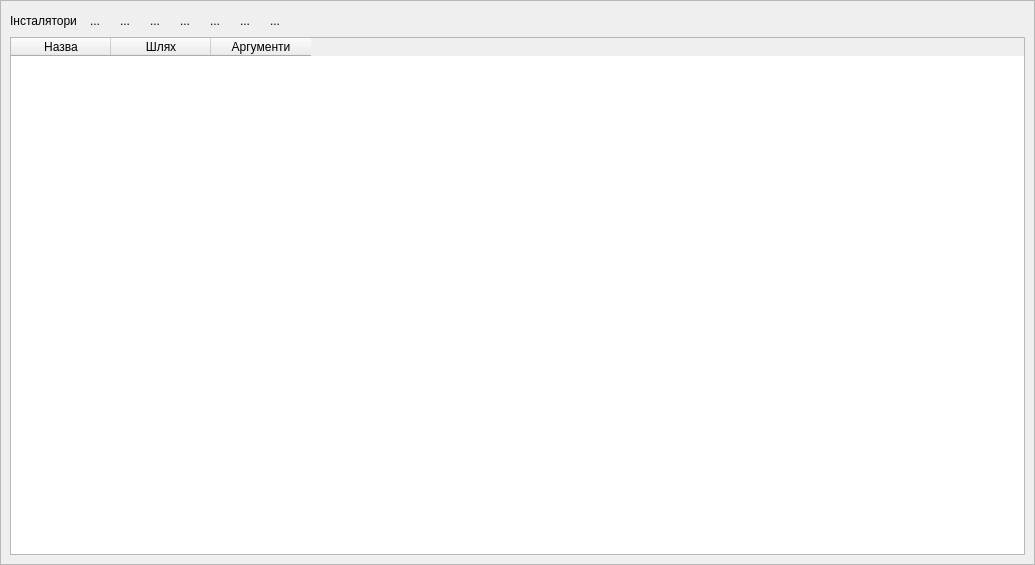
<?xml version="1.0" encoding="UTF-8"?>
<ui version="4.0">
 <class>Form</class>
 <widget class="QWidget" name="Form">
  <property name="geometry">
   <rect>
    <x>0</x>
    <y>0</y>
    <width>1035</width>
    <height>565</height>
   </rect>
  </property>
  <property name="windowTitle">
   <string>Form</string>
  </property>
  <layout class="QGridLayout" name="gridLayout">
   <property name="leftMargin">
    <number>0</number>
   </property>
   <property name="topMargin">
    <number>0</number>
   </property>
   <property name="rightMargin">
    <number>0</number>
   </property>
   <property name="bottomMargin">
    <number>0</number>
   </property>
   <property name="spacing">
    <number>0</number>
   </property>
   <item row="0" column="0">
    <widget class="QScrollArea" name="scrollArea">
     <property name="widgetResizable">
      <bool>true</bool>
     </property>
     <widget class="QWidget" name="scrollAreaWidgetContents">
      <property name="geometry">
       <rect>
        <x>0</x>
        <y>0</y>
        <width>1033</width>
        <height>563</height>
       </rect>
      </property>
      <layout class="QGridLayout" name="gridLayout_2">
       <item row="0" column="0">
        <layout class="QHBoxLayout" name="installerButtonHorizontalLayout">
         <item>
          <widget class="QLabel" name="installerLabel">
           <property name="text">
            <string>Інсталятори</string>
           </property>
           <property name="alignment">
            <set>Qt::AlignCenter</set>
           </property>
          </widget>
         </item>
         <item>
          <widget class="QToolButton" name="addInstallerPushButton">
           <property name="toolTip">
            <string>Додати</string>
           </property>
           <property name="text">
            <string>...</string>
           </property>
           <property name="icon">
            <iconset resource="view.qrc">
             <normaloff>:/images/plus.png</normaloff>:/images/plus.png</iconset>
           </property>
           <property name="iconSize">
            <size>
             <width>27</width>
             <height>27</height>
            </size>
           </property>
           <property name="checkable">
            <bool>false</bool>
           </property>
           <property name="autoRepeat">
            <bool>false</bool>
           </property>
           <property name="autoRaise">
            <bool>true</bool>
           </property>
          </widget>
         </item>
         <item>
          <widget class="QToolButton" name="deleteInstallerPushButton">
           <property name="toolTip">
            <string>Видалити</string>
           </property>
           <property name="text">
            <string>...</string>
           </property>
           <property name="icon">
            <iconset resource="view.qrc">
             <normaloff>:/images/minus.png</normaloff>:/images/minus.png</iconset>
           </property>
           <property name="iconSize">
            <size>
             <width>27</width>
             <height>27</height>
            </size>
           </property>
           <property name="checkable">
            <bool>false</bool>
           </property>
           <property name="autoRepeat">
            <bool>false</bool>
           </property>
           <property name="autoRaise">
            <bool>true</bool>
           </property>
          </widget>
         </item>
         <item>
          <widget class="QToolButton" name="editInstallerPushButton">
           <property name="toolTip">
            <string>Редагувати</string>
           </property>
           <property name="text">
            <string>...</string>
           </property>
           <property name="icon">
            <iconset resource="view.qrc">
             <normaloff>:/images/pencil.png</normaloff>:/images/pencil.png</iconset>
           </property>
           <property name="iconSize">
            <size>
             <width>27</width>
             <height>27</height>
            </size>
           </property>
           <property name="checkable">
            <bool>false</bool>
           </property>
           <property name="autoRepeat">
            <bool>false</bool>
           </property>
           <property name="autoRaise">
            <bool>true</bool>
           </property>
          </widget>
         </item>
         <item>
          <widget class="QToolButton" name="saveChangesPushButton">
           <property name="toolTip">
            <string>Збереження списку в базі</string>
           </property>
           <property name="text">
            <string>...</string>
           </property>
           <property name="icon">
            <iconset resource="view.qrc">
             <normaloff>:/images/database.png</normaloff>:/images/database.png</iconset>
           </property>
           <property name="iconSize">
            <size>
             <width>27</width>
             <height>27</height>
            </size>
           </property>
           <property name="checkable">
            <bool>false</bool>
           </property>
           <property name="autoRepeat">
            <bool>false</bool>
           </property>
           <property name="autoRaise">
            <bool>true</bool>
           </property>
          </widget>
         </item>
         <item>
          <widget class="QToolButton" name="updateInstallerListPushButton">
           <property name="toolTip">
            <string>Оновлення</string>
           </property>
           <property name="text">
            <string>...</string>
           </property>
           <property name="icon">
            <iconset resource="view.qrc">
             <normaloff>:/images/full-update.png</normaloff>:/images/full-update.png</iconset>
           </property>
           <property name="iconSize">
            <size>
             <width>27</width>
             <height>27</height>
            </size>
           </property>
           <property name="checkable">
            <bool>false</bool>
           </property>
           <property name="autoRepeat">
            <bool>false</bool>
           </property>
           <property name="autoRaise">
            <bool>true</bool>
           </property>
          </widget>
         </item>
         <item>
          <widget class="QToolButton" name="downInstallerItemButton">
           <property name="toolTip">
            <string>Осутити вниз</string>
           </property>
           <property name="text">
            <string>...</string>
           </property>
           <property name="icon">
            <iconset resource="view.qrc">
             <normaloff>:/images/arrow_down.png</normaloff>:/images/arrow_down.png</iconset>
           </property>
           <property name="iconSize">
            <size>
             <width>27</width>
             <height>27</height>
            </size>
           </property>
           <property name="checkable">
            <bool>false</bool>
           </property>
           <property name="autoRepeat">
            <bool>false</bool>
           </property>
           <property name="autoRaise">
            <bool>true</bool>
           </property>
          </widget>
         </item>
         <item>
          <widget class="QToolButton" name="upInstallerItemButton">
           <property name="toolTip">
            <string>Підняти вгори</string>
           </property>
           <property name="text">
            <string>...</string>
           </property>
           <property name="icon">
            <iconset resource="view.qrc">
             <normaloff>:/images/arrow_up.png</normaloff>:/images/arrow_up.png</iconset>
           </property>
           <property name="iconSize">
            <size>
             <width>27</width>
             <height>27</height>
            </size>
           </property>
           <property name="checkable">
            <bool>false</bool>
           </property>
           <property name="autoRepeat">
            <bool>false</bool>
           </property>
           <property name="autoRaise">
            <bool>true</bool>
           </property>
          </widget>
         </item>
         <item>
          <spacer name="horizontalSpacer">
           <property name="orientation">
            <enum>Qt::Horizontal</enum>
           </property>
           <property name="sizeHint" stdset="0">
            <size>
             <width>40</width>
             <height>20</height>
            </size>
           </property>
          </spacer>
         </item>
        </layout>
       </item>
       <item row="1" column="0">
        <widget class="QTableWidget" name="installerTableWidget">
         <column>
          <property name="text">
           <string>Назва</string>
          </property>
         </column>
         <column>
          <property name="text">
           <string>Шлях</string>
          </property>
         </column>
         <column>
          <property name="text">
           <string>Аргументи</string>
          </property>
         </column>
        </widget>
       </item>
      </layout>
     </widget>
    </widget>
   </item>
  </layout>
 </widget>
 <resources>
  <include location="view.qrc"/>
 </resources>
 <connections/>
</ui>
